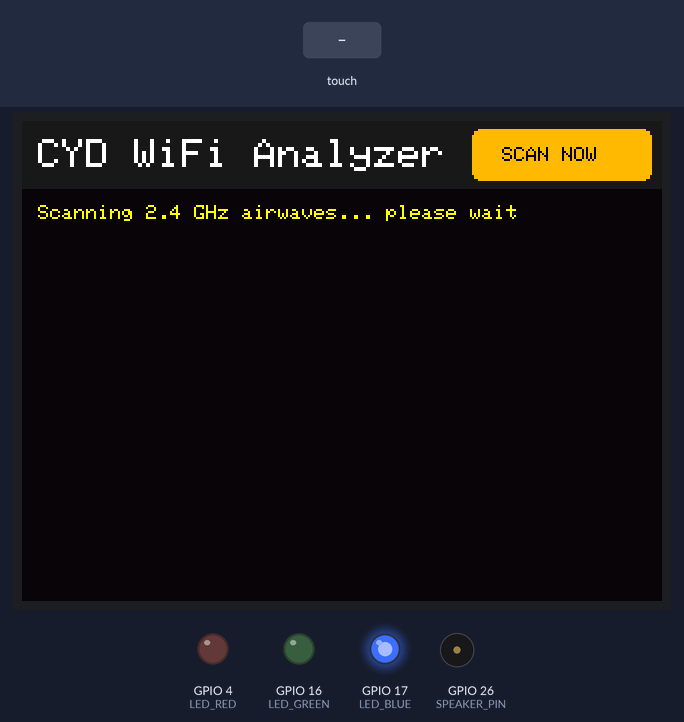
This sketch was run on a simulated ESP32. On the bench: 320×240 colour display, output pins drawn as LEDs (lit = HIGH), buzzer (waves = sounding). The test bench sets the inputs (shaded band). A WiFi scan finds three made-up networks.

Above: at 0.4 s.
At 3.6 s:
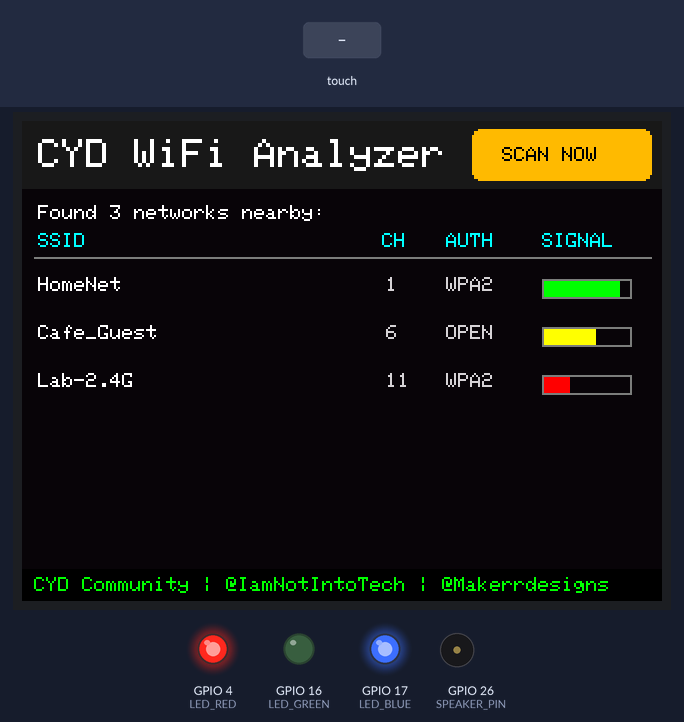
3.7 s: touch panel pressed at 87 % / 10 % of its raw x / y range
At 5.0 s:
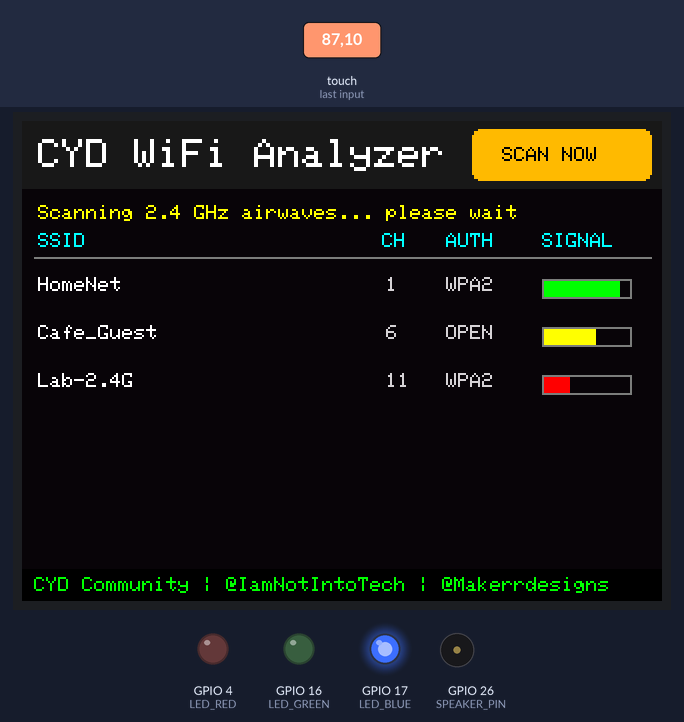
At 5.94 s:
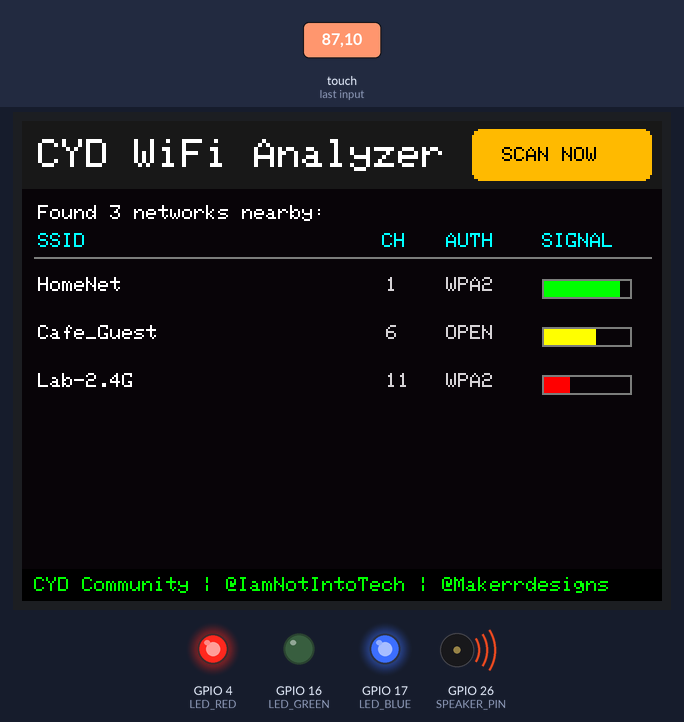
Timing chart, 0 to 7.5 s (numbered marks = the images above; inputs shaded):
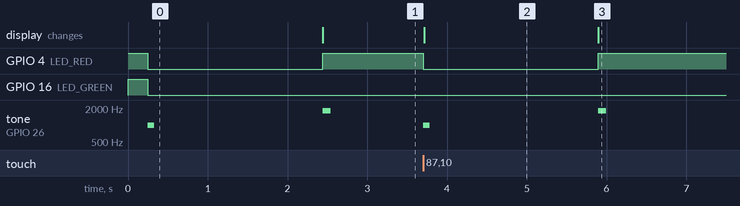

The sketch:

02-wifi-scanner.ino
```cpp
/**
 * @file 02-wifi-scanner.ino
 * @brief Touchscreen WiFi Spectrum & Network Analyzer for Cheap Yellow Display (CYD)
 * @author Tushar Aggarwal (tushar2704)
 * @repository https://github.com/tushar2704/Cheap-Yellow-Display-Community
 *
 * 📺 Follow on YouTube:
 * - Tech & Coding: https://youtube.com/@IamNotIntoTech
 * - 3D Printing & Enclosure: https://youtube.com/@Makerrdesigns
 */

#include <WiFi.h>
#include <SPI.h>
#include <TFT_eSPI.h>
#include <XPT2046_Touchscreen.h>

// Touch Pins
#define XPT2046_IRQ 36
#define XPT2046_MOSI 13
#define XPT2046_MISO 12
#define XPT2046_CLK 14
#define XPT2046_CS 33

// Hardware Indicators
#define LED_RED 4
#define LED_GREEN 16
#define LED_BLUE 17
#define SPEAKER_PIN 26

// Calibration constants
#define TS_MINX 300
#define TS_MAXX 3800
#define TS_MINY 200
#define TS_MAXY 3700

SPIClass touchSPI(VSPI);
XPT2046_Touchscreen ts(XPT2046_CS, XPT2046_IRQ);
TFT_eSPI tft = TFT_eSPI();

int networkCount = 0;
bool isScanning = false;

void setLed(bool r, bool g, bool b) {
  digitalWrite(LED_RED, r ? LOW : HIGH);
  digitalWrite(LED_GREEN, g ? LOW : HIGH);
  digitalWrite(LED_BLUE, b ? LOW : HIGH);
}

void beep(int freq, int ms) {
  tone(SPEAKER_PIN, freq, ms);
}

const char* getEncryptionName(wifi_auth_mode_t auth) {
  switch (auth) {
    case WIFI_AUTH_OPEN: return "OPEN";
    case WIFI_AUTH_WEP: return "WEP";
    case WIFI_AUTH_WPA_PSK: return "WPA";
    case WIFI_AUTH_WPA2_PSK: return "WPA2";
    case WIFI_AUTH_WPA_WPA2_PSK: return "WPA/2";
    case WIFI_AUTH_WPA2_ENTERPRISE: return "ENT";
    case WIFI_AUTH_WPA3_PSK: return "WPA3";
    default: return "AUTO";
  }
}

uint16_t getRssiColor(int rssi) {
  if (rssi >= -60) return TFT_GREEN;
  if (rssi >= -75) return TFT_YELLOW;
  return TFT_RED;
}

void drawHeader() {
  tft.fillRect(0, 0, 320, 34, 0x18C3); // Deep Navy
  tft.setTextColor(TFT_WHITE, 0x18C3);
  tft.setTextSize(2);
  tft.setCursor(8, 9);
  tft.print("CYD WiFi Analyzer");

  // Re-scan Touch Button
  tft.fillRoundRect(225, 4, 90, 26, 4, 0xFDC0); // CYD Yellow
  tft.setTextColor(TFT_BLACK, 0xFDC0);
  tft.setTextSize(1);
  tft.setCursor(240, 13);
  tft.print("SCAN NOW");
}

void performScan() {
  isScanning = true;
  setLed(true, true, false); // Yellow LED while scanning
  beep(1000, 80);

  // Status banner
  tft.fillRect(0, 36, 320, 20, 0x0821);
  tft.setTextColor(TFT_YELLOW, 0x0821);
  tft.setTextSize(1);
  tft.setCursor(8, 42);
  tft.print("Scanning 2.4 GHz airwaves... please wait");

  WiFi.mode(WIFI_STA);
  WiFi.disconnect();
  delay(100);

  networkCount = WiFi.scanNetworks();

  // Clear list area
  tft.fillRect(0, 36, 320, 186, 0x0821);

  // Status text
  tft.setTextColor(TFT_WHITE, 0x0821);
  tft.setTextSize(1);
  tft.setCursor(8, 42);
  tft.printf("Found %d networks nearby:", networkCount);

  // Column headers
  tft.setTextColor(TFT_CYAN, 0x0821);
  tft.setCursor(8, 56);
  tft.print("SSID");
  tft.setCursor(180, 56);
  tft.print("CH");
  tft.setCursor(212, 56);
  tft.print("AUTH");
  tft.setCursor(260, 56);
  tft.print("SIGNAL");
  tft.drawLine(6, 68, 314, 68, TFT_DARKGREY);

  // Display top 6 networks
  int displayLimit = min(networkCount, 6);
  for (int i = 0; i < displayLimit; ++i) {
    int y = 74 + (i * 24);
    String ssid = WiFi.SSID(i);
    if (ssid.length() == 0) ssid = "<Hidden>";
    if (ssid.length() > 20) ssid = ssid.substring(0, 18) + "..";

    int rssi = WiFi.RSSI(i);
    int channel = WiFi.channel(i);
    const char* enc = getEncryptionName(WiFi.encryptionType(i));
    uint16_t sigColor = getRssiColor(rssi);

    // SSID
    tft.setTextColor(TFT_WHITE, 0x0821);
    tft.setCursor(8, y + 4);
    tft.print(ssid);

    // Channel
    tft.setTextColor(TFT_LIGHTGREY, 0x0821);
    tft.setCursor(182, y + 4);
    tft.print(channel);

    // Encryption
    tft.setCursor(212, y + 4);
    tft.print(enc);

    // Signal strength bar graph
    int barWidth = map(constrain(rssi, -100, -40), -100, -40, 2, 45);
    tft.fillRect(260, y + 5, barWidth, 10, sigColor);
    tft.drawRect(260, y + 5, 45, 10, TFT_DARKGREY);
  }

  // Footer bar
  tft.fillRect(0, 224, 320, 16, TFT_BLACK);
  tft.setTextColor(0x07E0, TFT_BLACK);
  tft.setCursor(6, 228);
  tft.print("CYD Community | @IamNotIntoTech | @Makerrdesigns");

  setLed(false, true, false); // Green when ready
  beep(1800, 100);
  isScanning = false;
}

void setup() {
  Serial.begin(115200);

  pinMode(LED_RED, OUTPUT);
  pinMode(LED_GREEN, OUTPUT);
  pinMode(LED_BLUE, OUTPUT);
  pinMode(SPEAKER_PIN, OUTPUT);
  setLed(false, false, false);

  tft.init();
  tft.setRotation(1);
  tft.fillScreen(0x0821);

  touchSPI.begin(XPT2046_CLK, XPT2046_MISO, XPT2046_MOSI, XPT2046_CS);
  ts.begin(touchSPI);
  ts.setRotation(1);

  drawHeader();
  performScan();
}

void loop() {
  if (ts.touched() && !isScanning) {
    TS_Point p = ts.getPoint();
    int x = map(p.x, TS_MINX, TS_MAXX, 0, 320);
    int y = map(p.y, TS_MINY, TS_MAXY, 0, 240);

    // Check if "SCAN NOW" button tapped
    if (x >= 220 && x <= 318 && y >= 0 && y <= 36) {
      beep(2000, 50);
      performScan();
    }
  }
  delay(50);
}
```

Measured:
- after the input at 3.7 s, GPIO 4 (LED_RED): HIGH → LOW at once, → HIGH 2.2 s later; tone on GPIO 26 (SPEAKER_PIN): silent → 1000 Hz at once, → silent 0.08 s later, → 1800 Hz 2.1 s later, → silent 0.10 s later; the display: changes at once (image 2)
- what the display in image 2 shows lasts 2.2 s, from 3.7 s to 5.9 s
